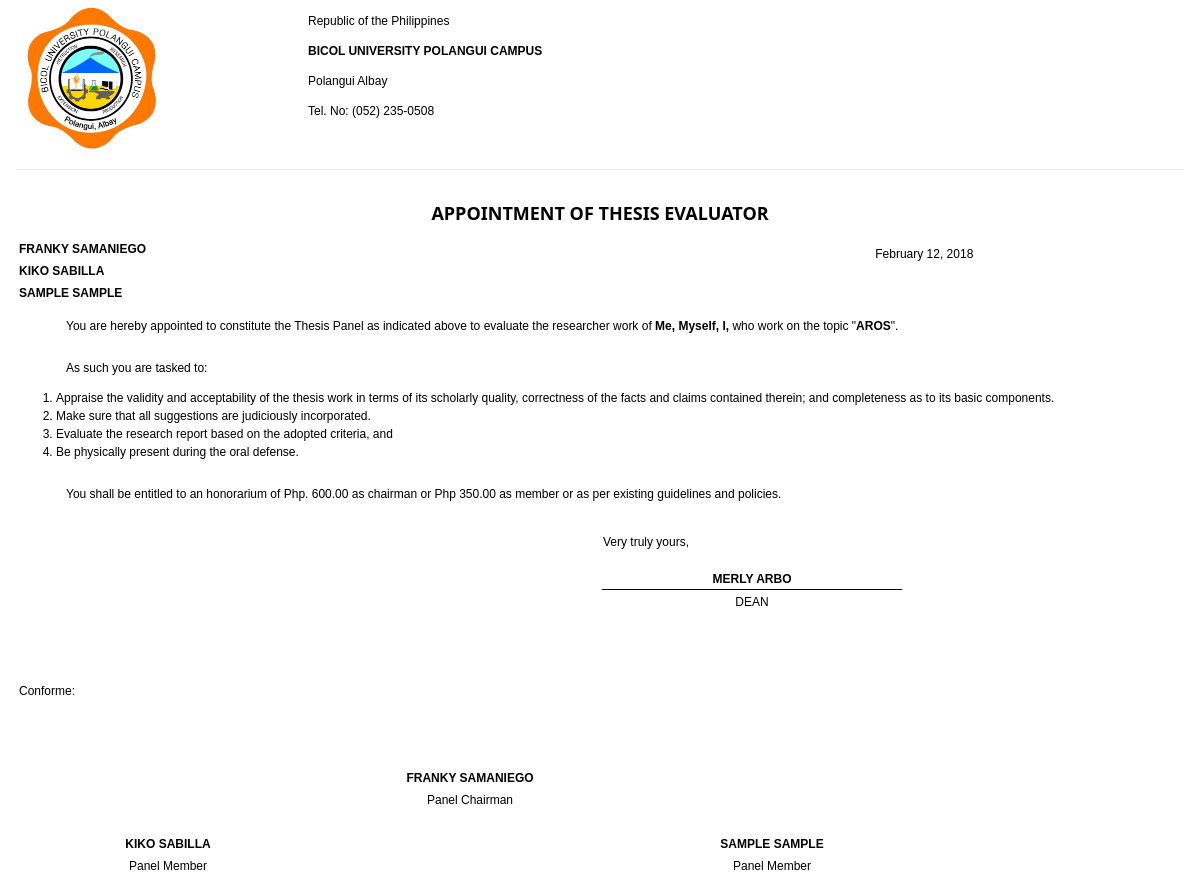
/research/thesis_appointments.php?id=2, run on the app's committed database.
### tables this page shows
CREATE TABLE `researches` (
  `id` int(11) UNSIGNED NOT NULL,
  `title` varchar(255) NOT NULL,
  `description` longtext NOT NULL,
  `course_id` varchar(10) NOT NULL,
  `adviserId` varchar(20) NOT NULL,
  `schoolYear` varchar(40) NOT NULL
);

### include/dbcon.php (called while the page is built, shortened)
<?php
	function getName($x){
		if(is_array($x)){
			foreach($x as $key => $value){
				$sql=mysql_query("select * from users where id='$value'");
					while($row = mysql_fetch_assoc($sql)){
					$d[] = $row['first_name']." ".$row['last_name'];
				}
			}
		}else{
			$sql=mysql_query("select * from users where id='$x'");
			while($row = mysql_fetch_assoc($sql)){
				$d[] = $row['first_name']." ".$row['last_name'];
			}
		}
		return $d;
	}
	function getTitle($x){
		$sql = mysql_query("SELECT * FROM `researches` WHERE `id`='$x'");
		while($row = mysql_fetch_assoc($sql)){
			return $row['title'];
		}
	}
	function getPropo($x){
		$sql = mysql_query("SELECT * FROM `proponents` WHERE `researchId`='$x'");
		while($row = mysql_fetch_assoc($sql)){
			$prop[] = $row['name'];
		}
		return $prop;
	}
	function getPanel($x){
		$sql = mysql_query("SELECT * FROM `panels` WHERE `researchId`='$x'");
		while($row = mysql_fetch_assoc($sql)){
			$prop[] = implode(" ",(getName($row['name'])));
		}
		return $prop;
	}
?>

### research/thesis_appointments.php (the view, shortened to what this page needs)
<?php
include "../include/dbcon.php";
?>
<!DOCTYPE html PUBLIC "-//W3C//DTD XHTML 1.0 Transitional//EN" "http://www.w3.org/TR/xhtml1/DTD/xhtml1-transitional.dtd">
<html xmlns="http://www.w3.org/1999/xhtml">
<head>
<link href='../css/jquery-ui.css' rel='stylesheet'  />
<link rel="stylesheet" href="../css/w3.css">
</head>
<body style="font-size:12px;" onLoad="window.print();">
<div class="w3-container">
	<div class="w3-row">
    	<div class="w3-col s3">
        	<img src="../images/bupc.png" width="150" style="position:relative;" class=""  />
        </div>
        <div class="w3-col s8">
        	<p>Republic of the Philippines</p>
            <p><strong>BICOL UNIVERSITY POLANGUI CAMPUS</strong></p>
             <p>Polangui Albay</p>
              <p>Tel. No: (052) 235-0508</p>
        </div>
    </div>
    <hr class="w3-black" />
    <?php
	$id=$_GET['id'];
		$sql=mysql_query("select * from researches where id='$id'");
		while($row=mysql_fetch_assoc($sql)){
	?>
    <div class="w3-row">
    <h5 class="w3-center"><strong>APPOINTMENT OF THESIS EVALUATOR</strong></h5>
    	<div class="w3-col s4 w3-padding-right">
        	<table>
            <?php foreach(getPanel($id) as $key => $val){ ?>
            <tr><td> <strong><?php echo strtoupper($val); ?></strong> </td></tr>
            <?php } ?>
            </table>
        </div>
        <div class="w3-col s6">
        	<ul class="w3-ul">
            <li class="w3-right"> <?php echo date("F d, Y",time()); ?></li>
            </ul>
        </div>
    </div>
    <div class="w3-row">
    	<p style="text-indent:50px; ">You are hereby appointed to constitute the Thesis Panel as indicated above to evaluate the researcher work of <strong><?php foreach(getPropo($id) as $key => $val){echo $val.", ";} ?></strong> who work on the topic "<strong><?php echo getTitle($id); ?></strong>".</p>
    </div>
     <div class="w3-row">
    	<p style="text-indent:50px; ">As such you are tasked to:</p>
        <ol  >
        	<li>Appraise the validity and acceptability of the thesis work in terms of its scholarly quality, correctness of the facts and claims contained therein; and completeness as to its basic components.</li>
            <li>Make sure that all suggestions are judiciously incorporated.</li>
            <li>Evaluate the research report based on the adopted criteria, and</li>
            <li>Be physically present during the oral defense.</li>
        </ol>
    </div>
    <div class="w3-row">
    	<div class="w3-col"><p style="text-indent:50px; ">You shall be entitled to an honorarium of Php. 600.00 as chairman or Php 350.00 as member or as per existing guidelines and policies.</p></div>
    </div>
    <div class="w3-row">
    	<div class="w3-col s4 w3-padding-right">
        </div>
        <div class="w3-col s6 w3-right">
        <table>
        <tr>
            	<td   width="300" height="50" >Very truly yours,</td>
            </tr>
        	<tr>
            	<td style="border-bottom:1px solid #000;" width="300" class="w3-center"><strong>MERLY ARBO</strong></td>
            </tr>
            <tr>
            	<td  class="w3-center">DEAN</td>
              </tr>
           </table>
        </div>
    </div>
    <div class="w3-row">
    	<table >
        	<tr>
            	<td   width="300" height="150" >Conforme:</td>
                <td width="300" class="w3-center"></td>
                <td   width="300" ></td>
            </tr>
            <?php
				$sql = mysql_query("SELECT * FROM `panels` WHERE `researchId`='$id'");
		while($row = mysql_fetch_assoc($sql)){
			$prop[] = implode(" ",(getName($row['name'])));
		}
			?>
             <tr>
            	<td   width="300"   ></td>
                <td   width="300" class="w3-center"><strong><?php echo strtoupper($prop[0]);  ?></strong></td>
                <td   width="300"  ></td>
            </tr>
        	  <tr>
            	<td   width="300" ></td>
                <td width="300" class="w3-center">Panel Chairman</td>
                <td   width="300"  ></td>
            </tr>
            <tr>
            	<td   width="300" ></td>
                <td width="300" class="w3-center"> &nbsp;</td>
                <td   width="300"  ></td>
            </tr>
            <tr>
            	<td   width="300" class="w3-center"  ><strong><?php echo strtoupper($prop[1]);  ?></strong></td>
                <td   width="300" class="w3-center"></td>
                <td   width="300" class="w3-center" ><strong><?php echo strtoupper($prop[2]);  ?></strong></td>
            </tr>
        	  <tr>
              <td width="300" class="w3-center">Panel Member</td>
            	<td   width="300" ></td>
                <td width="300" class="w3-center">Panel Member</td>
            </tr>
           </table>
    </div>
    <?php } ?>
</div>
</body>
</html>

### css/w3.css (style rules this page uses)
html { box-sizing:border-box }
*,*:before,*:after { box-sizing:inherit }
html { -ms-text-size-adjust:100%;-webkit-text-size-adjust:100% }
body { margin:0 }
img { border-style:none }
hr { box-sizing:content-box;height:0;overflow:visible }
html,body { font-family:Verdana,sans-serif;font-size:15px;line-height:1.5 }
html { overflow-x:hidden }
h5 { font-size:18px }
h1,h2,h3,h4,h5,h6 { font-family:"Segoe UI",Arial,sans-serif;font-weight:400;margin:10px 0 }
hr { border:0;border-top:1px solid #eee;margin:20px 0 }
img { margin-bottom:-5px }
.w3-ul { list-style-type:none;padding:0;margin:0 }
.w3-ul li { padding:8px 16px;border-bottom:1px solid #ddd }
.w3-ul li:last-child { border-bottom:none }
.w3-container:after,.w3-container:before,.w3-panel:after,.w3-panel:before,.w3-row:after,.w3-row:before,.w3-row-padding:after,.w3-row-padding:before, .w3-cell-row:before,.w3-cell-row:after,.w3-clear:after,.w3-clear:before,.w3-bar:before,.w3-bar:after { content:"";display:table;clear:both }
.w3-col,.w3-half,.w3-third,.w3-twothird,.w3-threequarter,.w3-quarter { float:left;width:100% }
.w3-col.s3 { width:24.99999% }
.w3-col.s4 { width:33.33333% }
.w3-col.s6 { width:49.99999% }
.w3-col.s8 { width:66.66666% }
.w3-container,.w3-panel { padding:0.01em 16px }
.w3-center { text-align:center!important }
.w3-right { float:right!important }
.w3-black,.w3-hover-black:hover { color:#fff!important;background-color:#000!important }

### data on the page
researches: val "FRANKY SAMANIEGO", val "KIKO SABILLA", val "SAMPLE SAMPLE", val "Me", val "Myself", val "I", title "AROS", prop "FRANKY SAMANIEGO", prop "KIKO SABILLA", prop "SAMPLE SAMPLE"
